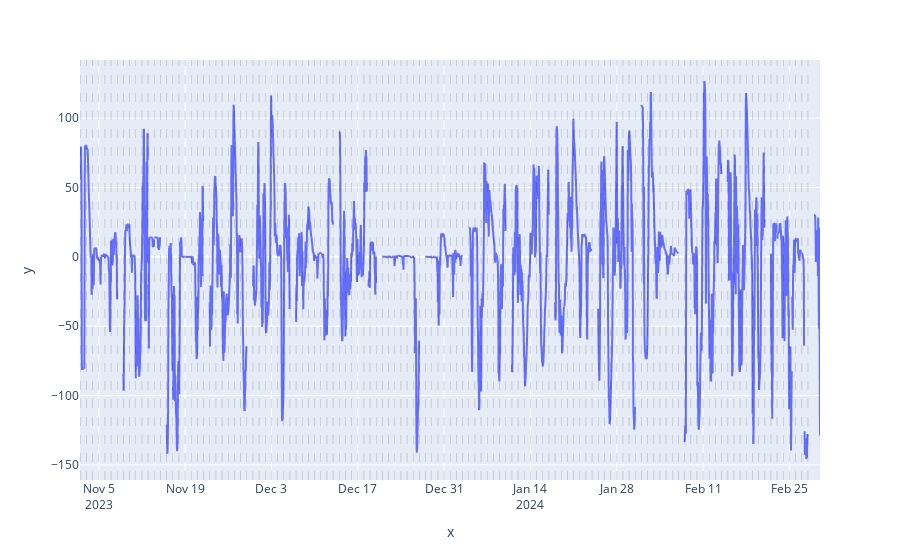

Notebook code for this chart:
### Code cell
# Instanciate the AverageSeasonalityRemover
avg_seasonality_rmv = AverageSeasonalityRemover()

# Fit and normalize
gen_data_dt_seasonality_rmv = avg_seasonality_rmv.fit_transform(gen_data_dt_peeled,
                                                                window_size = 24)

# Plot
plot_time_serie(gen_data_dt_seasonality_rmv,
                "",
                "value",
                dt_index = True)

### Figure 1 — Plotly figure (JSON) as saved in the notebook; plotly's stock layout.template omitted (floating-point values rounded to 4 significant figures; data arrays with more than 128 entries replaced by an {"elided": "..."} marker saying what was removed)
{"data": [{"hovertemplate": "x=%{x}<br>y=%{y}<extra></extra>", "legendgroup": "", "line": {"color": "#636efa", "dash": "solid"}, "marker": {"symbol": "circle"}, "mode": "lines", "name": "", "showlegend": false, "type": "scattergl", "x": {"elided": "2880 str values"}, "xaxis": "x", "y": {"elided": "2880 float values"}, "yaxis": "y"}], "layout": {"legend": {"tracegroupgap": 0}, "margin": {"t": 60}, "shapes": [{"line": {"color": "black", "dash": "dash", "width": 0.5}, "opacity": 0.3, "type": "line", "x0": "2023-11-02T00:00:00", "x1": "2023-11-02T00:00:00", "xref": "x", "y0": 0, "y1": 1, "yref": "y domain"}, {"line": {"color": "black", "dash": "dash", "width": 0.5}, "opacity": 0.3, "type": "line", "x0": "2023-11-03T00:00:00", "x1": "2023-11-03T00:00:00", "xref": "x", "y0": 0, "y1": 1, "yref": "y domain"}, {"line": {"color": "black", "dash": "dash", "width": 0.5}, "opacity": 0.3, "type": "line", "x0": "2023-11-04T00:00:00", "x1": "2023-11-04T00:00:00", "xref": "x", "y0": 0, "y1": 1, "yref": "y domain"}, {"line": {"color": "black", "dash": "dash", "width": 0.5}, "opacity": 0.3, "type": "line", "x0": "2023-11-05T00:00:00", "x1": "2023-11-05T00:00:00", "xref": "x", "y0": 0, "y1": 1, "yref": "y domain"}, {"line": {"color": "black", "dash": "dash", "width": 0.5}, "opacity": 0.3, "type": "line", "x0": "2023-11-06T00:00:00", "x1": "2023-11-06T00:00:00", "xref": "x", "y0": 0, "y1": 1, "yref": "y domain"}, {"line": {"color": "black", "dash": "dash", "width": 0.5}, "opacity": 0.3, "type": "line", "x0": "2023-11-07T00:00:00", "x1": "2023-11-07T00:00:00", "xref": "x", "y0": 0, "y1": 1, "yref": "y domain"}, {"line": {"color": "black", "dash": "dash", "width": 0.5}, "opacity": 0.3, "type": "line", "x0": "2023-11-08T00:00:00", "x1": "2023-11-08T00:00:00", "xref": "x", "y0": 0, "y1": 1, "yref": "y domain"}, {"line": {"color": "black", "dash": "dash", "width": 0.5}, "opacity": 0.3, "type": "line", "x0": "2023-11-09T00:00:00", "x1": "2023-11-09T00:00:00", "xref": "x", "y0": 0, "y1": 1, "yref": "y domain"}, {"line": {"color": "black", "dash": "dash", "width": 0.5}, "opacity": 0.3, "type": "line", "x0": "2023-11-10T00:00:00", "x1": "2023-11-10T00:00:00", "xref": "x", "y0": 0, "y1": 1, "yref": "y domain"}, {"line": {"color": "black", "dash": "dash", "width": 0.5}, "opacity": 0.3, "type": "line", "x0": "2023-11-11T00:00:00", "x1": "2023-11-11T00:00:00", "xref": "x", "y0": 0, "y1": 1, "yref": "y domain"}, {"line": {"color": "black", "dash": "dash", "width": 0.5}, "opacity": 0.3, "type": "line", "x0": "2023-11-12T00:00:00", "x1": "2023-11-12T00:00:00", "xref": "x", "y0": 0, "y1": 1, "yref": "y domain"}, {"line": {"color": "black", "dash": "dash", "width": 0.5}, "opacity": 0.3, "type": "line", "x0": "2023-11-13T00:00:00", "x1": "2023-11-13T00:00:00", "xref": "x", "y0": 0, "y1": 1, "yref": "y domain"}, {"line": {"color": "black", "dash": "dash", "width": 0.5}, "opacity": 0.3, "type": "line", "x0": "2023-11-14T00:00:00", "x1": "2023-11-14T00:00:00", "xref": "x", "y0": 0, "y1": 1, "yref": "y domain"}, {"line": {"color": "black", "dash": "dash", "width": 0.5}, "opacity": 0.3, "type": "line", "x0": "2023-11-15T00:00:00", "x1": "2023-11-15T00:00:00", "xref": "x", "y0": 0, "y1": 1, "yref": "y domain"}, {"line": {"color": "black", "dash": "dash", "width": 0.5}, "opacity": 0.3, "type": "line", "x0": "2023-11-16T00:00:00", "x1": "2023-11-16T00:00:00", "xref": "x", "y0": 0, "y1": 1, "yref": "y domain"}, {"line": {"color": "black", "dash": "dash", "width": 0.5}, "opacity": 0.3, "type": "line", "x0": "2023-11-17T00:00:00", "x1": "2023-11-17T00:00:00", "xref": "x", "y0": 0, "y1": 1, "yref": "y domain"}, {"line": {"color": "black", "dash": "dash", "width": 0.5}, "opacity": 0.3, "type": "line", "x0": "2023-11-18T00:00:00", "x1": "2023-11-18T00:00:00", "xref": "x", "y0": 0, "y1": 1, "yref": "y domain"}, {"line": {"color": "black", "dash": "dash", "width": 0.5}, "opacity": 0.3, "type": "line", "x0": "2023-11-19T00:00:00", "x1": "2023-11-19T00:00:00", "xref": "x", "y0": 0, "y1": 1, "yref": "y domain"}, {"line": {"color": "black", "dash": "dash", "width": 0.5}, "opacity": 0.3, "type": "line", "x0": "2023-11-20T00:00:00", "x1": "2023-11-20T00:00:00", "xref": "x", "y0": 0, "y1": 1, "yref": "y domain"}, {"line": {"color": "black", "dash": "dash", "width": 0.5}, "opacity": 0.3, "type": "line", "x0": "2023-11-21T00:00:00", "x1": "2023-11-21T00:00:00", "xref": "x", "y0": 0, "y1": 1, "yref": "y domain"}, {"line": {"color": "black", "dash": "dash", "width": 0.5}, "opacity": 0.3, "type": "line", "x0": "2023-11-22T00:00:00", "x1": "2023-11-22T00:00:00", "xref": "x", "y0": 0, "y1": 1, "yref": "y domain"}, {"line": {"color": "black", "dash": "dash", "width": 0.5}, "opacity": 0.3, "type": "line", "x0": "2023-11-23T00:00:00", "x1": "2023-11-23T00:00:00", "xref": "x", "y0": 0, "y1": 1, "yref": "y domain"}, {"line": {"color": "black", "dash": "dash", "width": 0.5}, "opacity": 0.3, "type": "line", "x0": "2023-11-24T00:00:00", "x1": "2023-11-24T00:00:00", "xref": "x", "y0": 0, "y1": 1, "yref": "y domain"}, {"line": {"color": "black", "dash": "dash", "width": 0.5}, "opacity": 0.3, "type": "line", "x0": "2023-11-25T00:00:00", "x1": "2023-11-25T00:00:00", "xref": "x", "y0": 0, "y1": 1, "yref": "y domain"}, {"line": {"color": "black", "dash": "dash", "width": 0.5}, "opacity": 0.3, "type": "line", "x0": "2023-11-26T00:00:00", "x1": "2023-11-26T00:00:00", "xref": "x", "y0": 0, "y1": 1, "yref": "y domain"}, {"line": {"color": "black", "dash": "dash", "width": 0.5}, "opacity": 0.3, "type": "line", "x0": "2023-11-27T00:00:00", "x1": "2023-11-27T00:00:00", "xref": "x", "y0": 0, "y1": 1, "yref": "y domain"}, {"line": {"color": "black", "dash": "dash", "width": 0.5}, "opacity": 0.3, "type": "line", "x0": "2023-11-28T00:00:00", "x1": "2023-11-28T00:00:00", "xref": "x", "y0": 0, "y1": 1, "yref": "y domain"}, {"line": {"color": "black", "dash": "dash", "width": 0.5}, "opacity": 0.3, "type": "line", "x0": "2023-11-29T00:00:00", "x1": "2023-11-29T00:00:00", "xref": "x", "y0": 0, "y1": 1, "yref": "y domain"}, {"line": {"color": "black", "dash": "dash", "width": 0.5}, "opacity": 0.3, "type": "line", "x0": "2023-11-30T00:00:00", "x1": "2023-11-30T00:00:00", "xref": "x", "y0": 0, "y1": 1, "yref": "y domain"}, {"line": {"color": "black", "dash": "dash", "width": 0.5}, "opacity": 0.3, "type": "line", "x0": "2023-12-01T00:00:00", "x1": "2023-12-01T00:00:00", "xref": "x", "y0": 0, "y1": 1, "yref": "y domain"}, {"line": {"color": "black", "dash": "dash", "width": 0.5}, "opacity": 0.3, "type": "line", "x0": "2023-12-02T00:00:00", "x1": "2023-12-02T00:00:00", "xref": "x", "y0": 0, "y1": 1, "yref": "y domain"}, {"line": {"color": "black", "dash": "dash", "width": 0.5}, "opacity": 0.3, "type": "line", "x0": "2023-12-03T00:00:00", "x1": "2023-12-03T00:00:00", "xref": "x", "y0": 0, "y1": 1, "yref": "y domain"}, {"line": {"color": "black", "dash": "dash", "width": 0.5}, "opacity": 0.3, "type": "line", "x0": "2023-12-04T00:00:00", "x1": "2023-12-04T00:00:00", "xref": "x", "y0": 0, "y1": 1, "yref": "y domain"}, {"line": {"color": "black", "dash": "dash", "width": 0.5}, "opacity": 0.3, "type": "line", "x0": "2023-12-05T00:00:00", "x1": "2023-12-05T00:00:00", "xref": "x", "y0": 0, "y1": 1, "yref": "y domain"}, {"line": {"color": "black", "dash": "dash", "width": 0.5}, "opacity": 0.3, "type": "line", "x0": "2023-12-06T00:00:00", "x1": "2023-12-06T00:00:00", "xref": "x", "y0": 0, "y1": 1, "yref": "y domain"}, {"line": {"color": "black", "dash": "dash", "width": 0.5}, "opacity": 0.3, "type": "line", "x0": "2023-12-07T00:00:00", "x1": "2023-12-07T00:00:00", "xref": "x", "y0": 0, "y1": 1, "yref": "y domain"}, {"line": {"color": "black", "dash": "dash", "width": 0.5}, "opacity": 0.3, "type": "line", "x0": "2023-12-08T00:00:00", "x1": "2023-12-08T00:00:00", "xref": "x", "y0": 0, "y1": 1, "yref": "y domain"}, {"line": {"color": "black", "dash": "dash", "width": 0.5}, "opacity": 0.3, "type": "line", "x0": "2023-12-09T00:00:00", "x1": "2023-12-09T00:00:00", "xref": "x", "y0": 0, "y1": 1, "yref": "y domain"}, {"line": {"color": "black", "dash": "dash", "width": 0.5}, "opacity": 0.3, "type": "line", "x0": "2023-12-10T00:00:00", "x1": "2023-12-10T00:00:00", "xref": "x", "y0": 0, "y1": 1, "yref": "y domain"}, {"line": {"color": "black", "dash": "dash", "width": 0.5}, "opacity": 0.3, "type": "line", "x0": "2023-12-11T00:00:00", "x1": "2023-12-11T00:00:00", "xref": "x", "y0": 0, "y1": 1, "yref": "y domain"}, {"line": {"color": "black", "dash": "dash", "width": 0.5}, "opacity": 0.3, "type": "line", "x0": "2023-12-12T00:00:00", "x1": "2023-12-12T00:00:00", "xref": "x", "y0": 0, "y1": 1, "yref": "y domain"}, {"line": {"color": "black", "dash": "dash", "width": 0.5}, "opacity": 0.3, "type": "line", "x0": "2023-12-13T00:00:00", "x1": "2023-12-13T00:00:00", "xref": "x", "y0": 0, "y1": 1, "yref": "y domain"}, {"line": {"color": "black", "dash": "dash", "width": 0.5}, "opacity": 0.3, "type": "line", "x0": "2023-12-14T00:00:00", "x1": "2023-12-14T00:00:00", "xref": "x", "y0": 0, "y1": 1, "yref": "y domain"}, {"line": {"color": "black", "dash": "dash", "width": 0.5}, "opacity": 0.3, "type": "line", "x0": "2023-12-15T00:00:00", "x1": "2023-12-15T00:00:00", "xref": "x", "y0": 0, "y1": 1, "yref": "y domain"}, {"line": {"color": "black", "dash": "dash", "width": 0.5}, "opacity": 0.3, "type": "line", "x0": "2023-12-16T00:00:00", "x1": "2023-12-16T00:00:00", "xref": "x", "y0": 0, "y1": 1, "yref": "y domain"}, {"line": {"color": "black", "dash": "dash", "width": 0.5}, "opacity": 0.3, "type": "line", "x0": "2023-12-17T00:00:00", "x1": "2023-12-17T00:00:00", "xref": "x", "y0": 0, "y1": 1, "yref": "y domain"}, {"line": {"color": "black", "dash": "dash", "width": 0.5}, "opacity": 0.3, "type": "line", "x0": "2023-12-18T00:00:00", "x1": "2023-12-18T00:00:00", "xref": "x", "y0": 0, "y1": 1, "yref": "y domain"}, {"line": {"color": "black", "dash": "dash", "width": 0.5}, "opacity": 0.3, "type": "line", "x0": "2023-12-19T00:00:00", "x1": "2023-12-19T00:00:00", "xref": "x", "y0": 0, "y1": 1, "yref": "y domain"}, {"line": {"color": "black", "dash": "dash", "width": 0.5}, "opacity": 0.3, "type": "line", "x0": "2023-12-20T00:00:00", "x1": "2023-12-20T00:00:00", "xref": "x", "y0": 0, "y1": 1, "yref": "y domain"}, {"line": {"color": "black", "dash": "dash", "width": 0.5}, "opacity": 0.3, "type": "line", "x0": "2023-12-21T00:00:00", "x1": "2023-12-21T00:00:00", "xref": "x", "y0": 0, "y1": 1, "yref": "y domain"}, {"line": {"color": "black", "dash": "dash", "width": 0.5}, "opacity": 0.3, "type": "line", "x0": "2023-12-22T00:00:00", "x1": "2023-12-22T00:00:00", "xref": "x", "y0": 0, "y1": 1, "yref": "y domain"}, {"line": {"color": "black", "dash": "dash", "width": 0.5}, "opacity": 0.3, "type": "line", "x0": "2023-12-23T00:00:00", "x1": "2023-12-23T00:00:00", "xref": "x", "y0": 0, "y1": 1, "yref": "y domain"}, {"line": {"color": "black", "dash": "dash", "width": 0.5}, "opacity": 0.3, "type": "line", "x0": "2023-12-24T00:00:00", "x1": "2023-12-24T00:00:00", "xref": "x", "y0": 0, "y1": 1, "yref": "y domain"}, {"line": {"color": "black", "dash": "dash", "width": 0.5}, "opacity": 0.3, "type": "line", "x0": "2023-12-25T00:00:00", "x1": "2023-12-25T00:00:00", "xref": "x", "y0": 0, "y1": 1, "yref": "y domain"}, {"line": {"color": "black", "dash": "dash", "width": 0.5}, "opacity": 0.3, "type": "line", "x0": "2023-12-26T00:00:00", "x1": "2023-12-26T00:00:00", "xref": "x", "y0": 0, "y1": 1, "yref": "y domain"}, {"line": {"color": "black", "dash": "dash", "width": 0.5}, "opacity": 0.3, "type": "line", "x0": "2023-12-27T00:00:00", "x1": "2023-12-27T00:00:00", "xref": "x", "y0": 0, "y1": 1, "yref": "y domain"}, {"line": {"color": "black", "dash": "dash", "width": 0.5}, "opacity": 0.3, "type": "line", "x0": "2023-12-28T00:00:00", "x1": "2023-12-28T00:00:00", "xref": "x", "y0": 0, "y1": 1, "yref": "y domain"}, {"line": {"color": "black", "dash": "dash", "width": 0.5}, "opacity": 0.3, "type": "line", "x0": "2023-12-29T00:00:00", "x1": "2023-12-29T00:00:00", "xref": "x", "y0": 0, "y1": 1, "yref": "y domain"}, {"line": {"color": "black", "dash": "dash", "width": 0.5}, "opacity": 0.3, "type": "line", "x0": "2023-12-30T00:00:00", "x1": "2023-12-30T00:00:00", "xref": "x", "y0": 0, "y1": 1, "yref": "y domain"}, {"line": {"color": "black", "dash": "dash", "width": 0.5}, "opacity": 0.3, "type": "line", "x0": "2023-12-31T00:00:00", "x1": "2023-12-31T00:00:00", "xref": "x", "y0": 0, "y1": 1, "yref": "y domain"}, {"line": {"color": "black", "dash": "dash", "width": 0.5}, "opacity": 0.3, "type": "line", "x0": "2024-01-01T00:00:00", "x1": "2024-01-01T00:00:00", "xref": "x", "y0": 0, "y1": 1, "yref": "y domain"}, {"line": {"color": "black", "dash": "dash", "width": 0.5}, "opacity": 0.3, "type": "line", "x0": "2024-01-02T00:00:00", "x1": "2024-01-02T00:00:00", "xref": "x", "y0": 0, "y1": 1, "yref": "y domain"}, {"line": {"color": "black", "dash": "dash", "width": 0.5}, "opacity": 0.3, "type": "line", "x0": "2024-01-03T00:00:00", "x1": "2024-01-03T00:00:00", "xref": "x", "y0": 0, "y1": 1, "yref": "y domain"}, {"line": {"color": "black", "dash": "dash", "width": 0.5}, "opacity": 0.3, "type": "line", "x0": "2024-01-04T00:00:00", "x1": "2024-01-04T00:00:00", "xref": "x", "y0": 0, "y1": 1, "yref": "y domain"}, {"line": {"color": "black", "dash": "dash", "width": 0.5}, "opacity": 0.3, "type": "line", "x0": "2024-01-05T00:00:00", "x1": "2024-01-05T00:00:00", "xref": "x", "y0": 0, "y1": 1, "yref": "y domain"}, {"line": {"color": "black", "dash": "dash", "width": 0.5}, "opacity": 0.3, "type": "line", "x0": "2024-01-06T00:00:00", "x1": "2024-01-06T00:00:00", "xref": "x", "y0": 0, "y1": 1, "yref": "y domain"}, {"line": {"color": "black", "dash": "dash", "width": 0.5}, "opacity": 0.3, "type": "line", "x0": "2024-01-07T00:00:00", "x1": "2024-01-07T00:00:00", "xref": "x", "y0": 0, "y1": 1, "yref": "y domain"}, {"line": {"color": "black", "dash": "dash", "width": 0.5}, "opacity": 0.3, "type": "line", "x0": "2024-01-08T00:00:00", "x1": "2024-01-08T00:00:00", "xref": "x", "y0": 0, "y1": 1, "yref": "y domain"}, {"line": {"color": "black", "dash": "dash", "width": 0.5}, "opacity": 0.3, "type": "line", "x0": "2024-01-09T00:00:00", "x1": "2024-01-09T00:00:00", "xref": "x", "y0": 0, "y1": 1, "yref": "y domain"}, {"line": {"color": "black", "dash": "dash", "width": 0.5}, "opacity": 0.3, "type": "line", "x0": "2024-01-10T00:00:00", "x1": "2024-01-10T00:00:00", "xref": "x", "y0": 0, "y1": 1, "yref": "y domain"}, {"line": {"color": "black", "dash": "dash", "width": 0.5}, "opacity": 0.3, "type": "line", "x0": "2024-01-11T00:00:00", "x1": "2024-01-11T00:00:00", "xref": "x", "y0": 0, "y1": 1, "yref": "y domain"}, {"line": {"color": "black", "dash": "dash", "width": 0.5}, "opacity": 0.3, "type": "line", "x0": "2024-01-12T00:00:00", "x1": "2024-01-12T00:00:00", "xref": "x", "y0": 0, "y1": 1, "yref": "y domain"}, {"line": {"color": "black", "dash": "dash", "width": 0.5}, "opacity": 0.3, "type": "line", "x0": "2024-01-13T00:00:00", "x1": "2024-01-13T00:00:00", "xref": "x", "y0": 0, "y1": 1, "yref": "y domain"}, {"line": {"color": "black", "dash": "dash", "width": 0.5}, "opacity": 0.3, "type": "line", "x0": "2024-01-14T00:00:00", "x1": "2024-01-14T00:00:00", "xref": "x", "y0": 0, "y1": 1, "yref": "y domain"}, {"line": {"color": "black", "dash": "dash", "width": 0.5}, "opacity": 0.3, "type": "line", "x0": "2024-01-15T00:00:00", "x1": "2024-01-15T00:00:00", "xref": "x", "y0": 0, "y1": 1, "yref": "y domain"}, {"line": {"color": "black", "dash": "dash", "width": 0.5}, "opacity": 0.3, "type": "line", "x0": "2024-01-16T00:00:00", "x1": "2024-01-16T00:00:00", "xref": "x", "y0": 0, "y1": 1, "yref": "y domain"}, {"line": {"color": "black", "dash": "dash", "width": 0.5}, "opacity": 0.3, "type": "line", "x0": "2024-01-17T00:00:00", "x1": "2024-01-17T00:00:00", "xref": "x", "y0": 0, "y1": 1, "yref": "y domain"}, {"line": {"color": "black", "dash": "dash", "width": 0.5}, "opacity": 0.3, "type": "line", "x0": "2024-01-18T00:00:00", "x1": "2024-01-18T00:00:00", "xref": "x", "y0": 0, "y1": 1, "yref": "y domain"}, {"line": {"color": "black", "dash": "dash", "width": 0.5}, "opacity": 0.3, "type": "line", "x0": "2024-01-19T00:00:00", "x1": "2024-01-19T00:00:00", "xref": "x", "y0": 0, "y1": 1, "yref": "y domain"}, {"line": {"color": "black", "dash": "dash", "width": 0.5}, "opacity": 0.3, "type": "line", "x0": "2024-01-20T00:00:00", "x1": "2024-01-20T00:00:00", "xref": "x", "y0": 0, "y1": 1, "yref": "y domain"}, {"line": {"color": "black", "dash": "dash", "width": 0.5}, "opacity": 0.3, "type": "line", "x0": "2024-01-21T00:00:00", "x1": "2024-01-21T00:00:00", "xref": "x", "y0": 0, "y1": 1, "yref": "y domain"}, {"line": {"color": "black", "dash": "dash", "width": 0.5}, "opacity": 0.3, "type": "line", "x0": "2024-01-22T00:00:00", "x1": "2024-01-22T00:00:00", "xref": "x", "y0": 0, "y1": 1, "yref": "y domain"}, {"line": {"color": "black", "dash": "dash", "width": 0.5}, "opacity": 0.3, "type": "line", "x0": "2024-01-23T00:00:00", "x1": "2024-01-23T00:00:00", "xref": "x", "y0": 0, "y1": 1, "yref": "y domain"}, {"line": {"color": "black", "dash": "dash", "width": 0.5}, "opacity": 0.3, "type": "line", "x0": "2024-01-24T00:00:00", "x1": "2024-01-24T00:00:00", "xref": "x", "y0": 0, "y1": 1, "yref": "y domain"}, {"line": {"color": "black", "dash": "dash", "width": 0.5}, "opacity": 0.3, "type": "line", "x0": "2024-01-25T00:00:00", "x1": "2024-01-25T00:00:00", "xref": "x", "y0": 0, "y1": 1, "yref": "y domain"}, {"line": {"color": "black", "dash": "dash", "width": 0.5}, "opacity": 0.3, "type": "line", "x0": "2024-01-26T00:00:00", "x1": "2024-01-26T00:00:00", "xref": "x", "y0": 0, "y1": 1, "yref": "y domain"}, {"line": {"color": "black", "dash": "dash", "width": 0.5}, "opacity": 0.3, "type": "line", "x0": "2024-01-27T00:00:00", "x1": "2024-01-27T00:00:00", "xref": "x", "y0": 0, "y1": 1, "yref": "y domain"}, {"line": {"color": "black", "dash": "dash", "width": 0.5}, "opacity": 0.3, "type": "line", "x0": "2024-01-28T00:00:00", "x1": "2024-01-28T00:00:00", "xref": "x", "y0": 0, "y1": 1, "yref": "y domain"}, {"line": {"color": "black", "dash": "dash", "width": 0.5}, "opacity": 0.3, "type": "line", "x0": "2024-01-29T00:00:00", "x1": "2024-01-29T00:00:00", "xref": "x", "y0": 0, "y1": 1, "yref": "y domain"}, {"line": {"color": "black", "dash": "dash", "width": 0.5}, "opacity": 0.3, "type": "line", "x0": "2024-01-30T00:00:00", "x1": "2024-01-30T00:00:00", "xref": "x", "y0": 0, "y1": 1, "yref": "y domain"}, {"line": {"color": "black", "dash": "dash", "width": 0.5}, "opacity": 0.3, "type": "line", "x0": "2024-01-31T00:00:00", "x1": "2024-01-31T00:00:00", "xref": "x", "y0": 0, "y1": 1, "yref": "y domain"}, {"line": {"color": "black", "dash": "dash", "width": 0.5}, "opacity": 0.3, "type": "line", "x0": "2024-02-01T00:00:00", "x1": "2024-02-01T00:00:00", "xref": "x", "y0": 0, "y1": 1, "yref": "y domain"}, {"line": {"color": "black", "dash": "dash", "width": 0.5}, "opacity": 0.3, "type": "line", "x0": "2024-02-02T00:00:00", "x1": "2024-02-02T00:00:00", "xref": "x", "y0": 0, "y1": 1, "yref": "y domain"}, {"line": {"color": "black", "dash": "dash", "width": 0.5}, "opacity": 0.3, "type": "line", "x0": "2024-02-03T00:00:00", "x1": "2024-02-03T00:00:00", "xref": "x", "y0": 0, "y1": 1, "yref": "y domain"}, {"line": {"color": "black", "dash": "dash", "width": 0.5}, "opacity": 0.3, "type": "line", "x0": "2024-02-04T00:00:00", "x1": "2024-02-04T00:00:00", "xref": "x", "y0": 0, "y1": 1, "yref": "y domain"}, {"line": {"color": "black", "dash": "dash", "width": 0.5}, "opacity": 0.3, "type": "line", "x0": "2024-02-05T00:00:00", "x1": "2024-02-05T00:00:00", "xref": "x", "y0": 0, "y1": 1, "yref": "y domain"}, {"line": {"color": "black", "dash": "dash", "width": 0.5}, "opacity": 0.3, "type": "line", "x0": "2024-02-06T00:00:00", "x1": "2024-02-06T00:00:00", "xref": "x", "y0": 0, "y1": 1, "yref": "y domain"}, {"line": {"color": "black", "dash": "dash", "width": 0.5}, "opacity": 0.3, "type": "line", "x0": "2024-02-07T00:00:00", "x1": "2024-02-07T00:00:00", "xref": "x", "y0": 0, "y1": 1, "yref": "y domain"}, {"line": {"color": "black", "dash": "dash", "width": 0.5}, "opacity": 0.3, "type": "line", "x0": "2024-02-08T00:00:00", "x1": "2024-02-08T00:00:00", "xref": "x", "y0": 0, "y1": 1, "yref": "y domain"}, {"line": {"color": "black", "dash": "dash", "width": 0.5}, "opacity": 0.3, "type": "line", "x0": "2024-02-09T00:00:00", "x1": "2024-02-09T00:00:00", "xref": "x", "y0": 0, "y1": 1, "yref": "y domain"}, {"line": {"color": "black", "dash": "dash", "width": 0.5}, "opacity": 0.3, "type": "line", "x0": "2024-02-10T00:00:00", "x1": "2024-02-10T00:00:00", "xref": "x", "y0": 0, "y1": 1, "yref": "y domain"}, {"line": {"color": "black", "dash": "dash", "width": 0.5}, "opacity": 0.3, "type": "line", "x0": "2024-02-11T00:00:00", "x1": "2024-02-11T00:00:00", "xref": "x", "y0": 0, "y1": 1, "yref": "y domain"}, {"line": {"color": "black", "dash": "dash", "width": 0.5}, "opacity": 0.3, "type": "line", "x0": "2024-02-12T00:00:00", "x1": "2024-02-12T00:00:00", "xref": "x", "y0": 0, "y1": 1, "yref": "y domain"}, {"line": {"color": "black", "dash": "dash", "width": 0.5}, "opacity": 0.3, "type": "line", "x0": "2024-02-13T00:00:00", "x1": "2024-02-13T00:00:00", "xref": "x", "y0": 0, "y1": 1, "yref": "y domain"}, {"line": {"color": "black", "dash": "dash", "width": 0.5}, "opacity": 0.3, "type": "line", "x0": "2024-02-14T00:00:00", "x1": "2024-02-14T00:00:00", "xref": "x", "y0": 0, "y1": 1, "yref": "y domain"}, {"line": {"color": "black", "dash": "dash", "width": 0.5}, "opacity": 0.3, "type": "line", "x0": "2024-02-15T00:00:00", "x1": "2024-02-15T00:00:00", "xref": "x", "y0": 0, "y1": 1, "yref": "y domain"}, {"line": {"color": "black", "dash": "dash", "width": 0.5}, "opacity": 0.3, "type": "line", "x0": "2024-02-16T00:00:00", "x1": "2024-02-16T00:00:00", "xref": "x", "y0": 0, "y1": 1, "yref": "y domain"}, {"line": {"color": "black", "dash": "dash", "width": 0.5}, "opacity": 0.3, "type": "line", "x0": "2024-02-17T00:00:00", "x1": "2024-02-17T00:00:00", "xref": "x", "y0": 0, "y1": 1, "yref": "y domain"}, {"line": {"color": "black", "dash": "dash", "width": 0.5}, "opacity": 0.3, "type": "line", "x0": "2024-02-18T00:00:00", "x1": "2024-02-18T00:00:00", "xref": "x", "y0": 0, "y1": 1, "yref": "y domain"}, {"line": {"color": "black", "dash": "dash", "width": 0.5}, "opacity": 0.3, "type": "line", "x0": "2024-02-19T00:00:00", "x1": "2024-02-19T00:00:00", "xref": "x", "y0": 0, "y1": 1, "yref": "y domain"}, {"line": {"color": "black", "dash": "dash", "width": 0.5}, "opacity": 0.3, "type": "line", "x0": "2024-02-20T00:00:00", "x1": "2024-02-20T00:00:00", "xref": "x", "y0": 0, "y1": 1, "yref": "y domain"}, {"line": {"color": "black", "dash": "dash", "width": 0.5}, "opacity": 0.3, "type": "line", "x0": "2024-02-21T00:00:00", "x1": "2024-02-21T00:00:00", "xref": "x", "y0": 0, "y1": 1, "yref": "y domain"}, {"line": {"color": "black", "dash": "dash", "width": 0.5}, "opacity": 0.3, "type": "line", "x0": "2024-02-22T00:00:00", "x1": "2024-02-22T00:00:00", "xref": "x", "y0": 0, "y1": 1, "yref": "y domain"}, {"line": {"color": "black", "dash": "dash", "width": 0.5}, "opacity": 0.3, "type": "line", "x0": "2024-02-23T00:00:00", "x1": "2024-02-23T00:00:00", "xref": "x", "y0": 0, "y1": 1, "yref": "y domain"}, {"line": {"color": "black", "dash": "dash", "width": 0.5}, "opacity": 0.3, "type": "line", "x0": "2024-02-24T00:00:00", "x1": "2024-02-24T00:00:00", "xref": "x", "y0": 0, "y1": 1, "yref": "y domain"}, {"line": {"color": "black", "dash": "dash", "width": 0.5}, "opacity": 0.3, "type": "line", "x0": "2024-02-25T00:00:00", "x1": "2024-02-25T00:00:00", "xref": "x", "y0": 0, "y1": 1, "yref": "y domain"}, {"line": {"color": "black", "dash": "dash", "width": 0.5}, "opacity": 0.3, "type": "line", "x0": "2024-02-26T00:00:00", "x1": "2024-02-26T00:00:00", "xref": "x", "y0": 0, "y1": 1, "yref": "y domain"}, {"line": {"color": "black", "dash": "dash", "width": 0.5}, "opacity": 0.3, "type": "line", "x0": "2024-02-27T00:00:00", "x1": "2024-02-27T00:00:00", "xref": "x", "y0": 0, "y1": 1, "yref": "y domain"}, {"line": {"color": "black", "dash": "dash", "width": 0.5}, "opacity": 0.3, "type": "line", "x0": "2024-02-28T00:00:00", "x1": "2024-02-28T00:00:00", "xref": "x", "y0": 0, "y1": 1, "yref": "y domain"}], "xaxis": {"anchor": "y", "domain": [0, 1], "title": {"text": "x"}}, "yaxis": {"anchor": "x", "domain": [0, 1], "title": {"text": "y"}}}}
